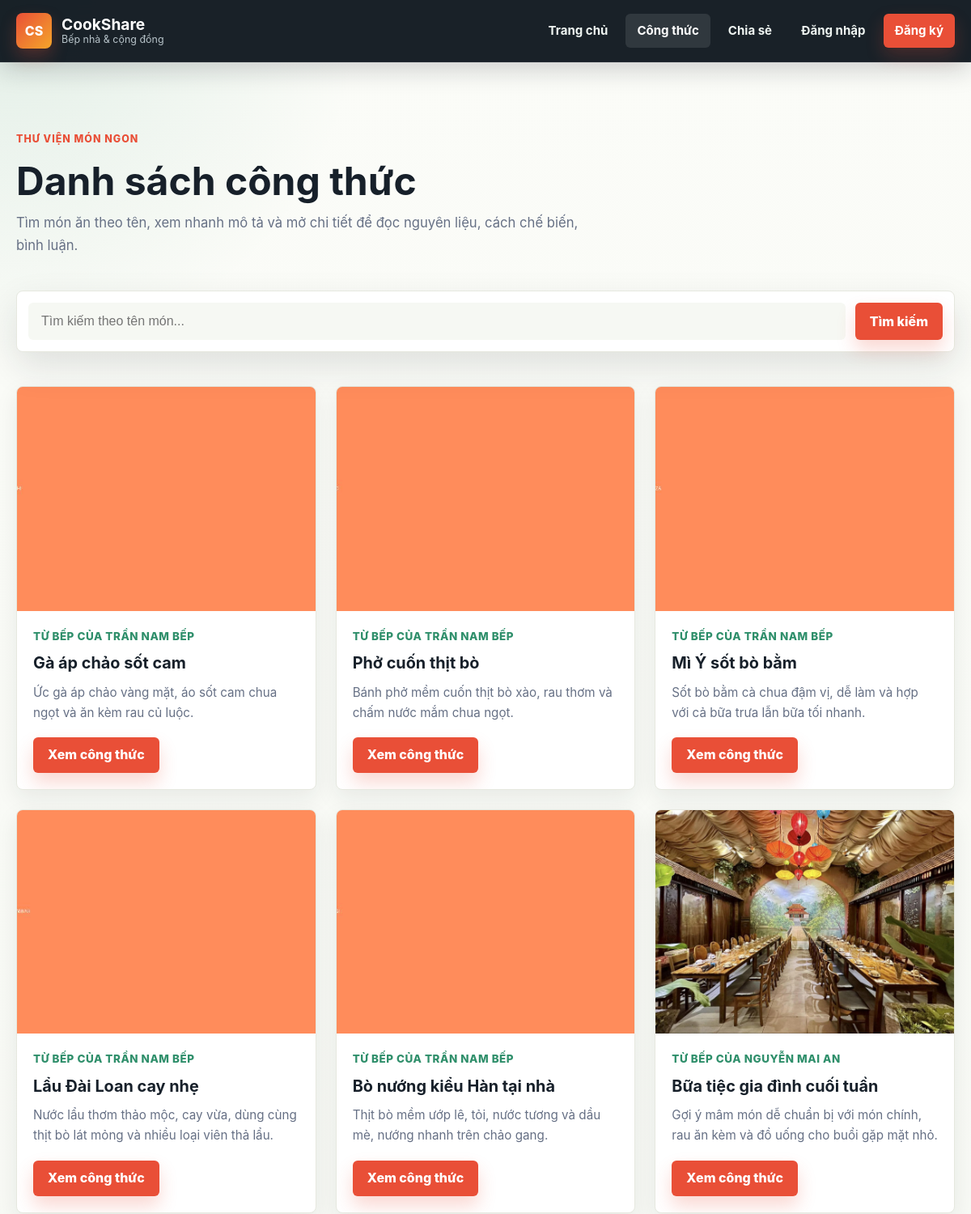
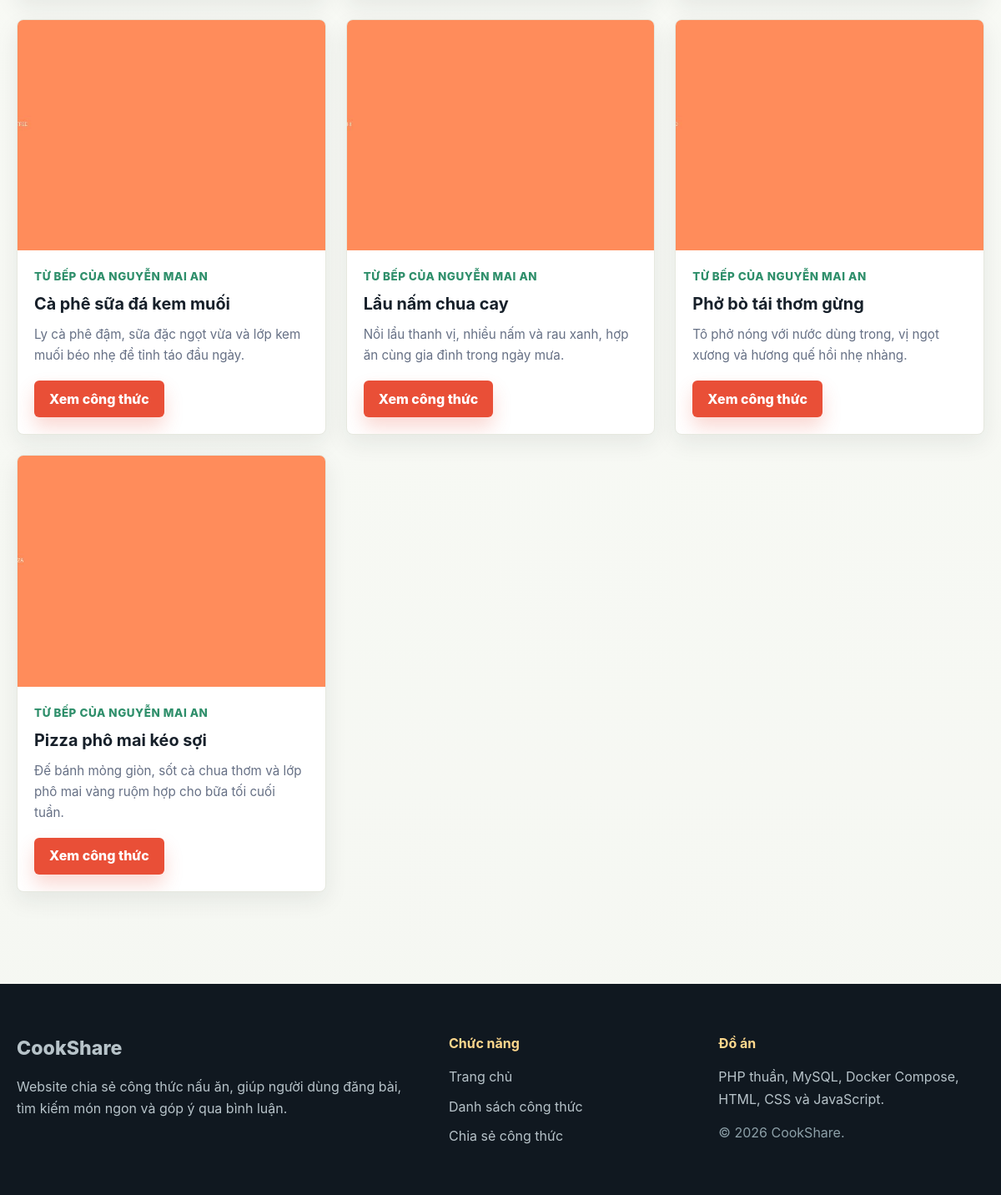
The page /project/pages/recipes.php on the database its author committed (2 pictures, top to bottom).
### tables this page shows
CREATE TABLE IF NOT EXISTS recipes (
    id INT AUTO_INCREMENT PRIMARY KEY,
    user_id INT NOT NULL,
    title VARCHAR(200) NOT NULL,
    image VARCHAR(255) DEFAULT NULL,
    description TEXT NOT NULL,
    ingredients TEXT NOT NULL,
    steps TEXT NOT NULL,
    created_at TIMESTAMP DEFAULT CURRENT_TIMESTAMP,
    FOREIGN KEY (user_id) REFERENCES users(id) ON DELETE CASCADE
);

CREATE TABLE IF NOT EXISTS users (
    id INT AUTO_INCREMENT PRIMARY KEY,
    fullname VARCHAR(100) NOT NULL,
    email VARCHAR(100) NOT NULL UNIQUE,
    username VARCHAR(50) NOT NULL UNIQUE,
    password VARCHAR(255) NOT NULL
);

### project/includes/auth.php (called while the page is built, shortened)
<?php
function e(string $value): string
{
    return htmlspecialchars($value, ENT_QUOTES, 'UTF-8');
}
function baseUrl(string $path = ''): string
{
    return '/' . ltrim($path, '/');
}
function imageUrl(?string $image): string
{
    if (!empty($image)) {
        return baseUrl('uploads/' . $image);
    }
    return baseUrl('assets/images/placeholder.svg');
}

### project/includes/recipes.php (the view, shortened to what this page needs)
<?php
function fetchRecipes(PDO $db, string $keyword = ''): array
{
    if ($keyword !== '') {
        $stmt = $db->prepare(
            'SELECT r.*, u.fullname AS author_name
             FROM recipes r
             JOIN users u ON r.user_id = u.id
             WHERE r.title LIKE :keyword
             ORDER BY r.created_at DESC'
        );
        $stmt->execute(['keyword' => '%' . $keyword . '%']);
    } else {
        $stmt = $db->query(
            'SELECT r.*, u.fullname AS author_name
             FROM recipes r
             JOIN users u ON r.user_id = u.id
             ORDER BY r.created_at DESC'
        );
    }
    return $stmt->fetchAll();
}
function renderRecipeCards(array $recipes): void
{
    echo '<div class="recipe-grid">';
    foreach ($recipes as $recipe) {
        ?>
        <article class="recipe-card">
            <a class="recipe-card-media" href="<?= baseUrl('pages/recipe-detail.php?id=' . (int) $recipe['id']) ?>">
                <img src="<?= e(imageUrl($recipe['image'])) ?>" alt="<?= e($recipe['title']) ?>">
            </a>
            <div class="recipe-card-body">
                <p class="recipe-author">Từ bếp của <?= e($recipe['author_name']) ?></p>
                <h3><?= e($recipe['title']) ?></h3>
                <p class="recipe-desc"><?= e($recipe['description']) ?></p>
                <a class="btn btn-primary" href="<?= baseUrl('pages/recipe-detail.php?id=' . (int) $recipe['id']) ?>">
                    Xem công thức
                </a>
            </div>
        </article>
        <?php
    }
    echo '</div>';
}
function renderSearchForm(string $keyword, string $action): void
{
    ?>
    <form class="search-form" method="GET" action="<?= e($action) ?>">
        <input id="recipe-search" type="text" name="q" placeholder="Tìm kiếm theo tên món..." value="<?= e($keyword) ?>">
        <button type="submit" class="btn btn-primary">Tìm kiếm</button>
    </form>
    <?php
}

### project/assets/css/style.css (style rules this page uses)
:root { --ink: #17202a; --muted: #667085; --surface: #ffffff; --surface-strong: #f5f7f2; --line: #e6e8df; --brand: #e94f37; --brand-dark: #c83c28; --accent: #2f8f6b; --gold: #f4a62a; --nav: #101820; --shadow: 0 18px 45px rgba(23, 32, 42, 0.12); --shadow-soft: 0 10px 28px rgba(23, 32, 42, 0.08); --radius: 8px; }
* { box-sizing: border-box; margin: 0; padding: 0; }
html { scroll-behavior: smooth; }
body { min-height: 100vh; font-family: "Inter", "Segoe UI", Arial, Helvetica, sans-serif; line-height: 1.65; color: var(--ink); background: radial-gradient(circle at top left, rgba(47, 143, 107, 0.12), transparent 28rem), linear-gradient(180deg, #fbfcf8 0%, var(--surface-strong) 100%); }
img { display: block; max-width: 100%; }
a { color: var(--brand); text-decoration: none; }
.search-form { display: grid; grid-template-columns: minmax(0, 1fr) auto; gap: 12px; padding: 14px; background: var(--surface); border: 1px solid var(--line); border-radius: var(--radius); box-shadow: var(--shadow); }
.search-form input[type="text"] { min-width: 0; border: 0; background: #f6f8f3; border-radius: 6px; padding: 14px 16px; font-size: 1rem; }
.recipe-grid { display: grid; grid-template-columns: repeat(3, minmax(0, 1fr)); gap: 24px; }
.recipe-card { min-height: 100%; display: flex; flex-direction: column; overflow: hidden; background: var(--surface); border: 1px solid var(--line); border-radius: var(--radius); box-shadow: var(--shadow-soft); transition: transform 0.22s ease, box-shadow 0.22s ease, border-color 0.22s ease; }
.recipe-card-media { display: block; position: relative; aspect-ratio: 4 / 3; overflow: hidden; background: #dfe5dc; }
.recipe-card-media img { width: 100%; height: 100%; object-fit: cover; transition: transform 0.35s ease; }
.recipe-card-body { flex: 1; display: flex; flex-direction: column; padding: 20px; }
.recipe-card h3 { font-size: 1.24rem; line-height: 1.3; margin-bottom: 10px; }
.recipe-author { margin-bottom: 10px; color: var(--accent); font-size: 0.84rem; font-weight: 800; text-transform: uppercase; letter-spacing: 0.04em; }
.recipe-desc { flex: 1; display: -webkit-box; overflow: hidden; margin-bottom: 18px; color: var(--muted); font-size: 0.95rem; -webkit-box-orient: vertical; -webkit-line-clamp: 3; }
.recipe-card .btn { align-self: flex-start; }
.btn { min-height: 44px; display: inline-flex; align-items: center; justify-content: center; gap: 8px; padding: 11px 18px; border: 0; border-radius: 6px; cursor: pointer; font: inherit; font-weight: 800; line-height: 1.2; text-align: center; transition: transform 0.18s ease, background 0.18s ease, box-shadow 0.18s ease; }
.btn-primary { background: var(--brand); color: #fff; box-shadow: 0 12px 22px rgba(233, 79, 55, 0.22); }

### rows shown on the page
recipes: image (picture), user.fullname "TRẦN NAM BẾP", title "Gà áp chảo sốt cam", description "Ức gà áp chảo vàng mặt, áo sốt cam chua ngọt và ăn kèm rau củ luộc."
recipes: image (picture), user.fullname "TRẦN NAM BẾP", title "Phở cuốn thịt bò", description "Bánh phở mềm cuốn thịt bò xào, rau thơm và chấm nước mắm chua ngọt."
recipes: image (picture), user.fullname "TRẦN NAM BẾP", title "Mì Ý sốt bò bằm", description "Sốt bò bằm cà chua đậm vị, dễ làm và hợp với cả bữa trưa lẫn bữa tối nhanh."
recipes: image (picture), user.fullname "TRẦN NAM BẾP", title "Lẩu Đài Loan cay nhẹ", description "Nước lẩu thơm thảo mộc, cay vừa, dùng cùng thịt bò lát mỏng và nhiều loại viên thả lẩu."
recipes: image (picture), user.fullname "TRẦN NAM BẾP", title "Bò nướng kiểu Hàn tại nhà", description "Thịt bò mềm ướp lê, tỏi, nước tương và dầu mè, nướng nhanh trên chảo gang."
recipes: image (picture), user.fullname "NGUYỄN MAI AN", title "Bữa tiệc gia đình cuối tuần", description "Gợi ý mâm món dễ chuẩn bị với món chính, rau ăn kèm và đồ uống cho buổi gặp mặt nhỏ."
recipes: image (picture), user.fullname "NGUYỄN MAI AN", title "Cà phê sữa đá kem muối", description "Ly cà phê đậm, sữa đặc ngọt vừa và lớp kem muối béo nhẹ để tỉnh táo đầu ngày."
recipes: image (picture), user.fullname "NGUYỄN MAI AN", title "Lẩu nấm chua cay", description "Nồi lẩu thanh vị, nhiều nấm và rau xanh, hợp ăn cùng gia đình trong ngày mưa."
recipes: image (picture), user.fullname "NGUYỄN MAI AN", title "Phở bò tái thơm gừng", description "Tô phở nóng với nước dùng trong, vị ngọt xương và hương quế hồi nhẹ nhàng."
recipes: image (picture), user.fullname "NGUYỄN MAI AN", title "Pizza phô mai kéo sợi", description "Đế bánh mỏng giòn, sốt cà chua thơm và lớp phô mai vàng ruộm hợp cho bữa tối cuối tuần."
